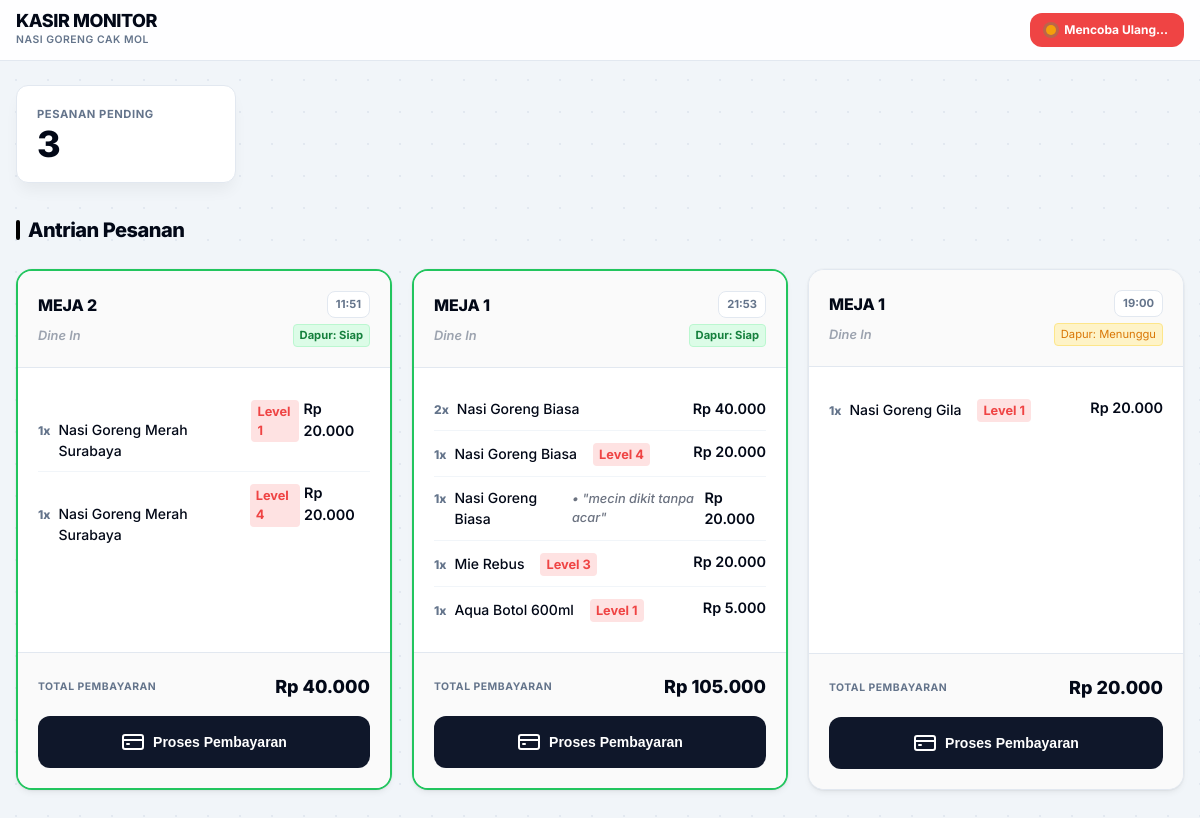
The app's page /user/kasir.php (signed in) with its own data.
### tables this page shows
CREATE TABLE `pesanan` (
  `id_pesanan` int(11) NOT NULL,
  `id_meja` int(11) DEFAULT NULL,
  `total_bayar` int(11) NOT NULL,
  `status_pesanan` enum('Pending','Selesai') DEFAULT 'Pending',
  `waktu_pesan` datetime DEFAULT current_timestamp(),
  `nama_pelanggan` varchar(100) DEFAULT NULL,
  `tipe_pesanan` enum('Dine In','Takeaway') DEFAULT 'Dine In',
  `metode_bayar` enum('Cash','QRIS') DEFAULT NULL,
  `waktu_selesai` datetime DEFAULT NULL,
  `status_dapur` enum('Menunggu','Dimasak','Siap') DEFAULT 'Menunggu'
);

CREATE TABLE `meja` (
  `id_meja` int(11) NOT NULL,
  `nama_meja` varchar(50) NOT NULL,
  `status_meja` enum('Kosong','Terisi') DEFAULT 'Kosong',
  `kode_qr` varchar(100) DEFAULT NULL
);

CREATE TABLE `detail_pesanan` (
  `id_detail` int(11) NOT NULL,
  `id_pesanan` int(11) NOT NULL,
  `id_menu` int(11) NOT NULL,
  `nama_menu_snapshot` varchar(100) NOT NULL,
  `harga_snapshot` int(11) NOT NULL,
  `jumlah` int(11) NOT NULL,
  `level_pedas` varchar(50) DEFAULT 'Tidak Pedas',
  `catatan` text DEFAULT NULL
);

### user/fungsi.php (called while the page is built, shortened)
<?php
require_once __DIR__ . '/../includes/koneksi.php';
require_once __DIR__ . '/../includes/helpers.php';
function query($query, $params = [], $types = '') {
    global $koneksi;
    if (empty($params)) {
        $result = mysqli_query($koneksi, $query);
        $rows = [];
        while ($row = mysqli_fetch_assoc($result)) {
            $rows[] = $row;
        }
        return $rows;
    } else {
        $stmt = mysqli_prepare($koneksi, $query);
        mysqli_stmt_bind_param($stmt, $types, ...$params);
        mysqli_stmt_execute($stmt);
        $result = mysqli_stmt_get_result($stmt);
        $rows = [];
        while ($row = mysqli_fetch_assoc($result)) {
            $rows[] = $row;
        }
        return $rows;
    }
}
?>

### includes/helpers.php (called while the page is built, shortened)
<?php
function sanitize($input) {
    return htmlspecialchars(trim($input), ENT_QUOTES, 'UTF-8');
}
?>

### user/kasir.php (the view, shortened to what this page needs)
<?php
require 'fungsi.php';
$query_pending = "SELECT p.*, m.nama_meja
                  FROM pesanan p
                  LEFT JOIN meja m ON p.id_meja = m.id_meja
                  WHERE p.status_pesanan = 'Pending'
                  ORDER BY p.waktu_pesan DESC";
$orders = query($query_pending);
?>
<!DOCTYPE html>
<html lang="id">
<head>
    <link rel="stylesheet" href="../css/style-user-kasir.css">
</head>
<body>
    <header class="kasir-header">
        <div class="container header-content">
            <div class="title-group">
                <h1>KASIR MONITOR</h1>
                <p>Nasi Goreng Cak Mol</p>
            </div>
            <div class="btn-notif" style="cursor:default; display:flex; align-items:center; gap:0.5rem;">
                <span id="poll-status-dot" style="
                    display: inline-block;
                    width: 10px; height: 10px;
                    border-radius: 50%;
                    background: #22c55e;
                    box-shadow: 0 0 0 3px rgba(34,197,94,0.25);
                    animation: pulse-dot 2s infinite;
                "></span>
                <span id="poll-status-text">Menghubungkan...</span>
            </div>
        </div>
    </header>
    <main class="container">
        <div class="stat-box">
            <span class="stat-label">Pesanan Pending</span>
            <div class="stat-value"><?php echo count($orders); ?></div>
        </div>
        <h2 class="section-title">Antrian Pesanan</h2>
        <div class="orders-grid">
            <?php foreach ($orders as $order) : ?>
                <?php
                $status_dapur = $order['status_dapur'] ?? 'Menunggu';
                $is_ready = ($status_dapur === 'Siap');
                $card_border_style = $is_ready ? 'border: 2px solid #22c55e; animation: pulse-green 2s infinite;' : '';
                ?>
                <div class="order-card" id="card-<?php echo $order['id_pesanan']; ?>" style="<?= $card_border_style; ?>">
                    <div class="card-header" style="display: flex; flex-direction: column; align-items: flex-start; gap: 6px;">
                        <div style="display: flex; justify-content: space-between; width: 100%; align-items: center;">
                            <span class="table-badge"><?php echo $order['nama_meja'] ? strtoupper($order['nama_meja']) : 'TAKEAWAY'; ?></span>
                            <span class="time-badge"><?php echo date('H:i', strtotime($order['waktu_pesan'])); ?></span>
                        </div>
                        <div style="display: flex; justify-content: space-between; width: 100%; align-items: center; flex-wrap: wrap; gap: 4px;">
                            <?php if (!empty($order['nama_pelanggan'])): ?>
                                <span class="cust-name-badge" style="font-size: 0.8rem; font-weight: 600; color: #4b5563;">
                                    Cust: <?php echo sanitize($order['nama_pelanggan']); ?>
                                </span>
                            <?php else: ?>
                                <span style="font-size: 0.8rem; font-weight: 600; color: #9ca3af; font-style: italic;">Dine In</span>
                            <?php endif; ?>
                            <?php
                            $status_class = '';
                            if ($status_dapur === 'Menunggu') $status_class = 'background: #fef3c7; color: #d97706; border: 1px solid #fde68a;';
                            elseif ($status_dapur === 'Dimasak') $status_class = 'background: #e0f2fe; color: #0284c7; border: 1px solid #bae6fd;';
                            elseif ($status_dapur === 'Siap') $status_class = 'background: #dcfce7; color: #15803d; border: 1px solid #bbf7d0; font-weight: bold;';
                            ?>
                            <span class="status-dapur-badge" style="font-size: 0.7rem; padding: 2px 6px; border-radius: 4px; <?= $status_class; ?>">
                                Dapur: <?= $status_dapur; ?>
                            </span>
                        </div>
                    </div>
                    <div class="card-body">
                        <ul class="item-list">
                            <?php
                            $id_ord = $order['id_pesanan'];
                            $items = query("SELECT * FROM detail_pesanan WHERE id_pesanan = ?", [$id_ord], "i");
                            foreach($items as $item):
                            ?>
                                <li class="item-row">
                                     <div class="item-name">
                                         <span class="item-qty"><?php echo $item['jumlah']; ?>x</span>
                                         <?php echo sanitize($item['nama_menu_snapshot']); ?>
                                         <div class="item-detail-meta" style="font-size: 0.8rem; color: #6b7280; margin-top: 2px;">
                                             <?php if (isset($item['level_pedas']) && $item['level_pedas'] !== 'Tidak Pedas'): ?>
                                                 <span class="badge-pedas" style="background: #fee2e2; color: #ef4444; padding: 2px 6px; border-radius: 4px; font-weight: bold; margin-right: 4px; display: inline-block;">
                                                     <?php echo sanitize($item['level_pedas']); ?>
                                                 </span>
                                             <?php endif; ?>
                                             <?php if (!empty($item['catatan'])): ?>
                                                 <span class="item-note" style="font-style: italic;">
                                                     • "<?php echo sanitize($item['catatan']); ?>"
                                                 </span>
                                             <?php endif; ?>
                                         </div>
                                     </div>
                                     <div class="item-price-text">
                                         Rp <?php echo number_format($item['harga_snapshot'] * $item['jumlah'], 0, ',', '.'); ?>
                                     </div>
                                 </li>
                            <?php endforeach; ?>
                        </ul>
                    </div>
                    <div class="card-footer">
                        <div class="total-row">
                            <span class="total-label">Total Pembayaran</span>
                            <span class="total-value">Rp <?php echo number_format($order['total_bayar'], 0, ',', '.'); ?></span>
                        </div>
                        <button type="button" class="btn-done" style="width: 100%; display: flex; align-items: center; justify-content: center; gap: 0.5rem;" onclick="openPaymentModal(<?php echo $order['id_pesanan']; ?>, '<?php echo $order['nama_meja'] ? $order['nama_meja'] : 'Takeaway'; ?>', <?php echo $order['total_bayar']; ?>)">
                            <i data-lucide="credit-card"></i> Proses Pembayaran
                        </button>
                    </div>
                </div>
            <?php endforeach; ?>
        </div>
    </main>
</body>
</html>

### records on screen
pesanan: id_meja.nama_meja "MEJA 2", waktu_pesan "11:51", shows "Dine In", status_dapur "Siap", total_bayar "40.000"
detail_pesanan: jumlah "1", nama_menu_snapshot "Nasi Goreng Merah Surabaya", level_pedas "Level 1", $item['harga_snapshot'] * $item['jumlah'] "20.000"
detail_pesanan: jumlah "1", nama_menu_snapshot "Nasi Goreng Merah Surabaya", level_pedas "Level 4", $item['harga_snapshot'] * $item['jumlah'] "20.000"
pesanan: id_meja.nama_meja "MEJA 1", waktu_pesan "21:53", shows "Dine In", status_dapur "Siap", total_bayar "105.000"
detail_pesanan: jumlah "2", nama_menu_snapshot "Nasi Goreng Biasa", $item['harga_snapshot'] * $item['jumlah'] "40.000"
detail_pesanan: jumlah "1", nama_menu_snapshot "Nasi Goreng Biasa", level_pedas "Level 4", $item['harga_snapshot'] * $item['jumlah'] "20.000"
detail_pesanan: jumlah "1", nama_menu_snapshot "Nasi Goreng Biasa", catatan "mecin dikit tanpa acar", $item['harga_snapshot'] * $item['jumlah'] "20.000"
detail_pesanan: jumlah "1", nama_menu_snapshot "Mie Rebus", level_pedas "Level 3", $item['harga_snapshot'] * $item['jumlah'] "20.000"
detail_pesanan: jumlah "1", nama_menu_snapshot "Aqua Botol 600ml", level_pedas "Level 1", $item['harga_snapshot'] * $item['jumlah'] "5.000"
pesanan: id_meja.nama_meja "MEJA 1", waktu_pesan "19:00", shows "Dine In", status_dapur "Menunggu", total_bayar "20.000"
detail_pesanan: jumlah "1", nama_menu_snapshot "Nasi Goreng Gila", level_pedas "Level 1", $item['harga_snapshot'] * $item['jumlah'] "20.000"

### other values on screen
count($orders) "3"
